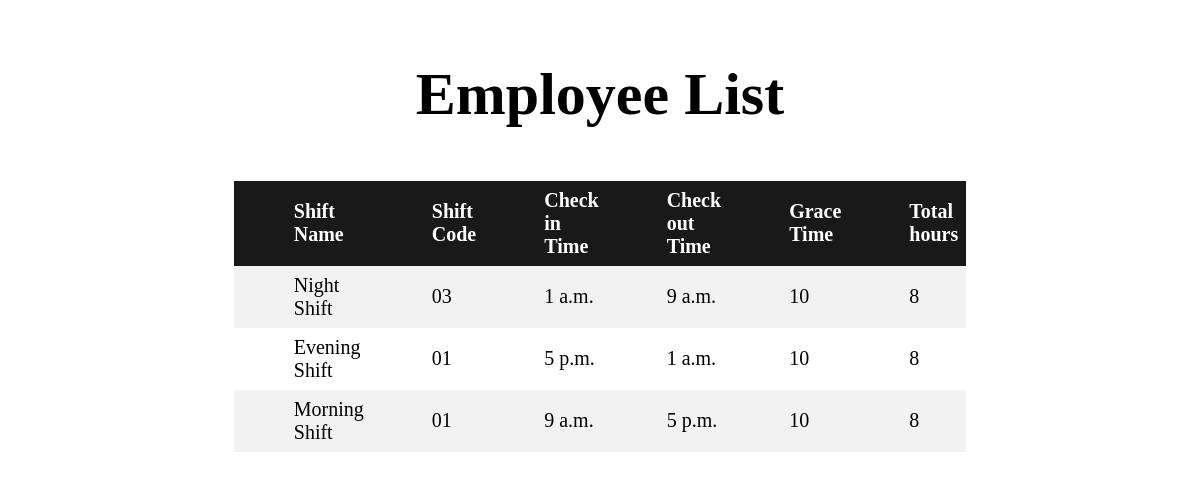
Page /shiftpolicy on the committed database.
### newapp/models.py (models this page shows, shortened)
class shift(models.Model):
    shift_name = models.CharField(max_length=20)
    shift_code = models.CharField(max_length=20)
    check_in_time = models.TimeField()
    check_out_time = models.TimeField()
    grace_time = models.CharField(max_length=10)
    total_hours = models.CharField(max_length=20)

### newapp/views.py (the view)
# urls.py: path('shiftpolicy', views.shiftpolicy, name='shift-policy'),
def shiftpolicy(request):
    shifts = shift.objects.all()
    return render(request, 'shiftpolicy.html', {'shifts': shifts})

### templates/shiftpolicy.html (shortened to what this page needs)
<!DOCTYPE html>
<html>
<head>
</head>
<body>
<div class="header">
  <h2>Employee List</h2>
</div>
<table>
  <tr>
    <th>Shift Name</th>
    <th>Shift Code</th>
    <th>Check in Time</th>
      <th>Check out Time</th>
      <th>Grace Time</th>
      <th>Total hours</th>
  </tr>
  {% for shift in shifts reversed %}
  <tr>
            <td>{{shift.shift_name}}</td>
            <td>{{shift.shift_code}}</td>
            <td>{{shift.check_in_time}}</td>
              <td>{{shift.check_out_time}}</td>
              <td>{{shift.grace_time}}</td>
            <td>{{shift.total_hours}}</td>
  </tr>
  {% endfor %}
</table>
</body>
</html>

### templates/shiftpolicy.html (style rules this page uses)
table { border-collapse: collapse; width: 50%; margin-left: auto; margin-right: auto; }
.header { padding: 2px; font-size: 40px; text-align: center; background: white; }
th, td { text-align: left; font-size: 20px; padding: 8px; padding-left: 60px; }
tr:nth-child(even) { background-color: #f2f2f2 }
th { background-color: #191919; color: white; }

### rows in the picture
shift: shift_name "Night Shift", shift_code "03", check_in_time "1 a.m.", check_out_time "9 a.m.", grace_time "10", total_hours "8"
shift: shift_name "Evening Shift", shift_code "01", check_in_time "5 p.m.", check_out_time "1 a.m.", grace_time "10", total_hours "8"
shift: shift_name "Morning Shift", shift_code "01", check_in_time "9 a.m.", check_out_time "5 p.m.", grace_time "10", total_hours "8"
